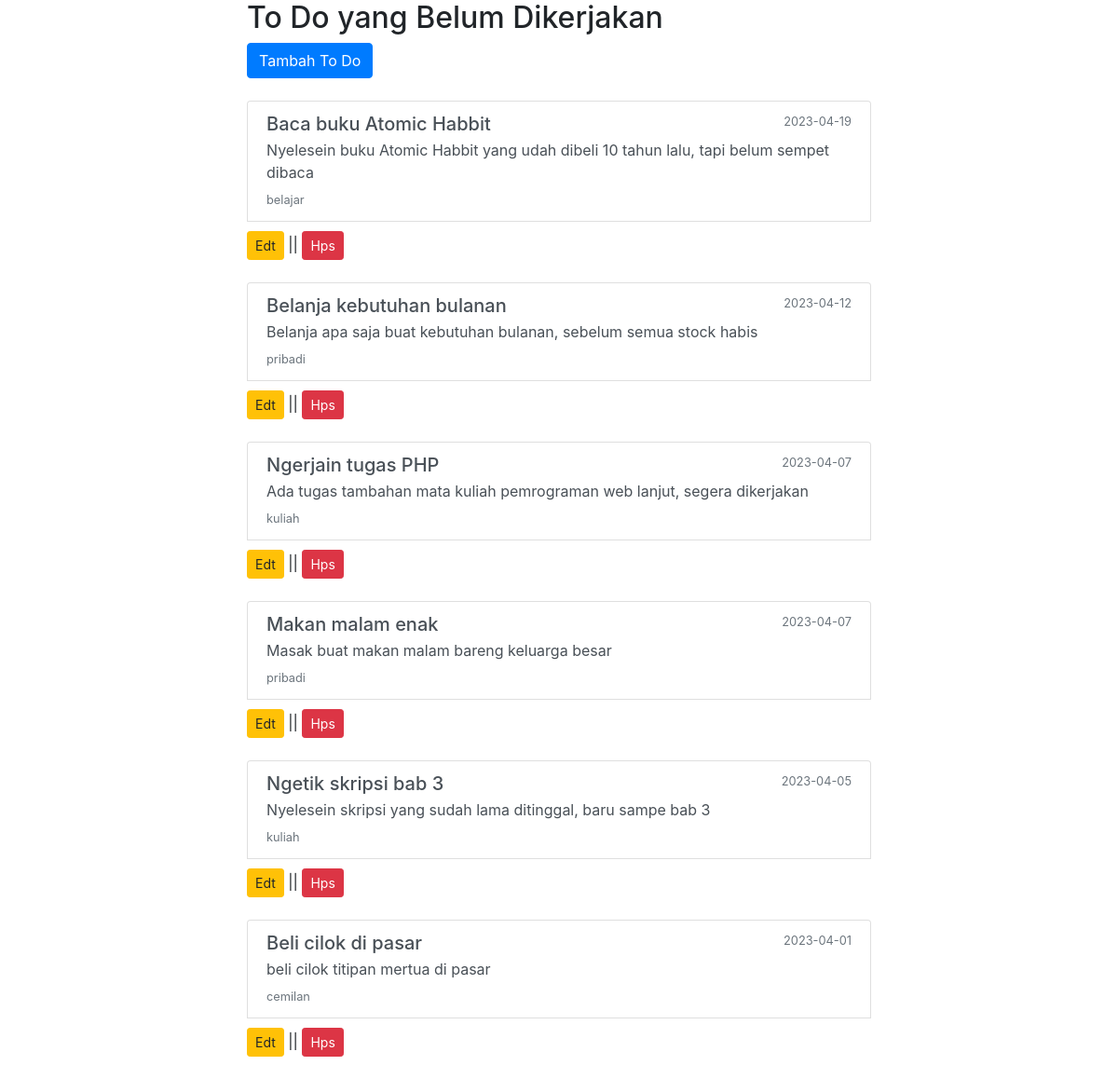
The page / on the database its author committed.
### tables this page shows
CREATE TABLE `todo` (
  `id` int(11) NOT NULL AUTO_INCREMENT,
  `aktivitas` varchar(100) NOT NULL,
  `kategori` varchar(100) NOT NULL,
  `deskripsi` text DEFAULT NULL,
  `tanggal` date DEFAULT current_timestamp(),
  PRIMARY KEY (`id`)
);

### index.php (the view, shortened to what this page needs)
<!DOCTYPE html>
<html lang="en">
<head>
    <link rel="stylesheet" href="https://cdn.jsdelivr.net/npm/bootstrap@4.3.1/dist/css/bootstrap.min.css">
</head>
<body>
    <div class="container" style="width: 700px;">
        <h2>To Do yang Belum Dikerjakan</h2>
        <a href="add.php" class="btn btn-primary">Tambah To Do</a>
        <br><br>
        <?php
        require "db_conn.php";
        $query = "select * from todo where 1 order by tanggal desc";
        $stmt = $conn->prepare($query);
        $stmt->execute();
        while ($data = $stmt->fetch()) {
        ?>
            <div class="list-group">
                <a href="#" class="list-group-item flex-column list-group-item-action align-items-start" style="margin-bottom: 10px;">
                    <div class="d-flex w-100 justify-content-between">
                        <h5 class="mb-1"><?= $data['aktivitas'] ?></h5>
                        <small class="text-muted"><?= $data['tanggal'] ?></small>
                    </div>
                    <p class="mb-1"><?= $data['deskripsi'] ?></p>
                    <small class="text-muted"><?= $data['kategori'] ?></small>
                </a>
                <form action="aksi_todo.php" method="post" onsubmit="return confirm('Apakah yakin akan menghapus data?')">
                    <a href="edit_todo.php?id=<?= $data['id'] ?>" class="btn btn-warning btn-sm">Edt</a> ||
                    <input type="submit" name="aksi" value="Hps" class="btn btn-danger btn-sm">
                    <br><br>
                </form>
            </div>
        <?php } ?>
    </div>
</body>
</html>

### rows shown on the page
todo: aktivitas "Baca buku Atomic Habbit", tanggal "2023-04-19", deskripsi "Nyelesein buku Atomic Habbit yang udah dibeli 10 tahun lalu, tapi belum sempet dibaca", kategori "belajar"
todo: aktivitas "Belanja kebutuhan bulanan", tanggal "2023-04-12", deskripsi "Belanja apa saja buat kebutuhan bulanan, sebelum semua stock habis", kategori "pribadi"
todo: aktivitas "Ngerjain tugas PHP", tanggal "2023-04-07", deskripsi "Ada tugas tambahan mata kuliah pemrograman web lanjut, segera dikerjakan", kategori "kuliah"
todo: aktivitas "Makan malam enak", tanggal "2023-04-07", deskripsi "Masak buat makan malam bareng keluarga besar", kategori "pribadi"
todo: aktivitas "Ngetik skripsi bab 3", tanggal "2023-04-05", deskripsi "Nyelesein skripsi yang sudah lama ditinggal, baru sampe bab 3", kategori "kuliah"
todo: aktivitas "Beli cilok di pasar", tanggal "2023-04-01", deskripsi "beli cilok titipan mertua di pasar", kategori "cemilan"
